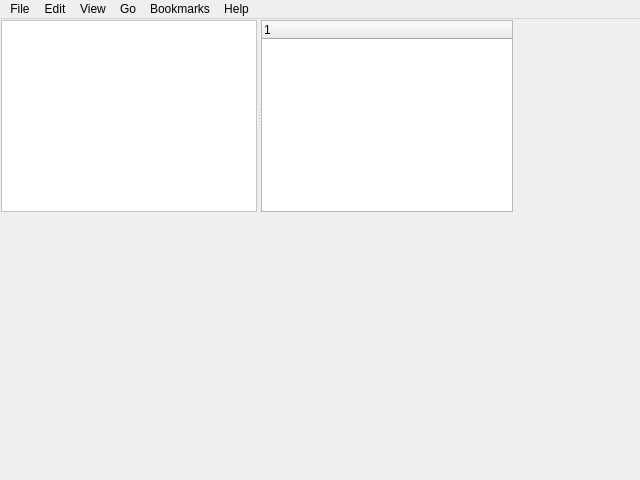
<?xml version="1.0" encoding="UTF-8"?>
<ui version="4.0">
 <class>SPMQMainWindow</class>
 <widget class="QMainWindow" name="SPMQMainWindow">
  <property name="geometry">
   <rect>
    <x>0</x>
    <y>0</y>
    <width>640</width>
    <height>480</height>
   </rect>
  </property>
  <property name="windowTitle">
   <string>RLC Cut Out Gui</string>
  </property>
  <widget class="QWidget" name="centralwidget">
   <widget class="QSplitter" name="splitter">
    <property name="geometry">
     <rect>
      <x>1</x>
      <y>1</y>
      <width>512</width>
      <height>192</height>
     </rect>
    </property>
    <property name="sizePolicy">
     <sizepolicy hsizetype="Expanding" vsizetype="Expanding">
      <horstretch>0</horstretch>
      <verstretch>0</verstretch>
     </sizepolicy>
    </property>
    <property name="orientation">
     <enum>Qt::Orientation::Horizontal</enum>
    </property>
    <widget class="QPlainTextEdit" name="plainTextEditViewCurrentFile">
     <property name="sizePolicy">
      <sizepolicy hsizetype="Minimum" vsizetype="Expanding">
       <horstretch>0</horstretch>
       <verstretch>0</verstretch>
      </sizepolicy>
     </property>
     <property name="styleSheet">
      <string notr="true">QPlainTextEdit {
    background-color: white;
}
QPlainTextEdit QScrollBar {
    background: none;
}
        </string>
     </property>
     <property name="lineWrapMode">
      <enum>QPlainTextEdit::LineWrapMode::NoWrap</enum>
     </property>
    </widget>
    <widget class="QTreeWidget" name="treeWidgetFileList">
     <column>
      <property name="text">
       <string notr="true">1</string>
      </property>
     </column>
    </widget>
   </widget>
  </widget>
  <widget class="QMenuBar" name="menubar">
   <property name="geometry">
    <rect>
     <x>0</x>
     <y>0</y>
     <width>640</width>
     <height>21</height>
    </rect>
   </property>
   <widget class="QMenu" name="menuFile">
    <property name="title">
     <string>File</string>
    </property>
    <addaction name="actionNew_Tab"/>
    <addaction name="actionNew_Window"/>
    <addaction name="actionCreate_New_Folder"/>
    <addaction name="actionCreate_New_Document"/>
    <addaction name="separator"/>
    <addaction name="actionConnect_to_Server"/>
    <addaction name="separator"/>
    <addaction name="actionProperties"/>
    <addaction name="separator"/>
    <addaction name="actionClose_All_Windows"/>
    <addaction name="actionClose"/>
   </widget>
   <widget class="QMenu" name="menuEdit">
    <property name="title">
     <string>Edit</string>
    </property>
    <addaction name="actionUndo"/>
    <addaction name="actionRedo"/>
    <addaction name="separator"/>
    <addaction name="actionCut"/>
    <addaction name="actionCopy"/>
    <addaction name="actionPaste"/>
    <addaction name="separator"/>
    <addaction name="actionSelect_All"/>
    <addaction name="actionSelect_Items_Matching"/>
    <addaction name="actionInvert_Selection"/>
    <addaction name="separator"/>
    <addaction name="actionDuplicate"/>
    <addaction name="actionMake_Links"/>
    <addaction name="actionRename"/>
    <addaction name="actionCopy_to"/>
    <addaction name="separator"/>
    <addaction name="actionMove_to_Trash"/>
    <addaction name="separator"/>
    <addaction name="actionPreferences"/>
   </widget>
   <widget class="QMenu" name="menuView">
    <property name="title">
     <string>View</string>
    </property>
    <addaction name="actionStop"/>
    <addaction name="actionReload"/>
    <addaction name="separator"/>
    <addaction name="actionSidebar"/>
    <addaction name="actionMain_Toolbar"/>
    <addaction name="actionStatusbar"/>
    <addaction name="actionExtra_Pane"/>
    <addaction name="separator"/>
    <addaction name="actionReset_View_to_Defaults"/>
    <addaction name="actionShow_Hidden_Files"/>
    <addaction name="separator"/>
    <addaction name="actionArrange_Items"/>
    <addaction name="actionOrganize_by_Name"/>
    <addaction name="separator"/>
    <addaction name="actionZoom_In"/>
    <addaction name="actionZoom_Out"/>
    <addaction name="actionNormal_Size"/>
    <addaction name="separator"/>
    <addaction name="actionIcons"/>
    <addaction name="actionList"/>
    <addaction name="actionCompact"/>
   </widget>
   <widget class="QMenu" name="menuGo">
    <property name="title">
     <string>Go</string>
    </property>
    <addaction name="actionOpen_Parent"/>
    <addaction name="actionBack"/>
    <addaction name="actionForward"/>
    <addaction name="actionSame_Location_as_Other_Pane"/>
    <addaction name="separator"/>
    <addaction name="actionHome"/>
    <addaction name="actionComputer"/>
    <addaction name="actionTemplates"/>
    <addaction name="actionTrash"/>
    <addaction name="actionNetwork"/>
    <addaction name="actionLocation"/>
    <addaction name="actionSearch_for_Files"/>
   </widget>
   <widget class="QMenu" name="menuBookmarks">
    <property name="title">
     <string>Bookmarks</string>
    </property>
    <addaction name="actionAdd_Bookmark"/>
    <addaction name="actionEdit_Bookmarks"/>
    <addaction name="separator"/>
   </widget>
   <widget class="QMenu" name="menuHelp">
    <property name="title">
     <string>Help</string>
    </property>
    <addaction name="actionAll_Topics"/>
    <addaction name="actionSearch_for_Files_2"/>
    <addaction name="actionSort_files_and_folders"/>
    <addaction name="actionFind_a_lost_file"/>
    <addaction name="actionShare_and_transfer_files"/>
    <addaction name="separator"/>
    <addaction name="actionAbout"/>
   </widget>
   <addaction name="menuFile"/>
   <addaction name="menuEdit"/>
   <addaction name="menuView"/>
   <addaction name="menuGo"/>
   <addaction name="menuBookmarks"/>
   <addaction name="menuHelp"/>
  </widget>
  <action name="actionNew_Tab">
   <property name="text">
    <string>New Tab</string>
   </property>
  </action>
  <action name="actionNew_Window">
   <property name="text">
    <string>New Window</string>
   </property>
  </action>
  <action name="actionCreate_New_Folder">
   <property name="text">
    <string>Create New Folder</string>
   </property>
  </action>
  <action name="actionCreate_New_Document">
   <property name="text">
    <string>Create New Document</string>
   </property>
  </action>
  <action name="actionConnect_to_Server">
   <property name="text">
    <string>Connect to Server...</string>
   </property>
  </action>
  <action name="actionProperties">
   <property name="text">
    <string>Properties</string>
   </property>
  </action>
  <action name="actionClose_All_Windows">
   <property name="text">
    <string>Close All Windows</string>
   </property>
  </action>
  <action name="actionClose">
   <property name="text">
    <string>Close</string>
   </property>
  </action>
  <action name="actionUndo">
   <property name="text">
    <string>Undo</string>
   </property>
  </action>
  <action name="actionRedo">
   <property name="text">
    <string>Redo</string>
   </property>
  </action>
  <action name="actionCut">
   <property name="text">
    <string>Cut</string>
   </property>
  </action>
  <action name="actionCopy">
   <property name="text">
    <string>Copy</string>
   </property>
  </action>
  <action name="actionPaste">
   <property name="text">
    <string>Paste</string>
   </property>
  </action>
  <action name="actionSelect_All">
   <property name="text">
    <string>Select All</string>
   </property>
  </action>
  <action name="actionSelect_Items_Matching">
   <property name="text">
    <string>Select Items Matching...</string>
   </property>
  </action>
  <action name="actionInvert_Selection">
   <property name="text">
    <string>Invert Selection</string>
   </property>
  </action>
  <action name="actionDuplicate">
   <property name="text">
    <string>Duplicate</string>
   </property>
  </action>
  <action name="actionMake_Links">
   <property name="text">
    <string>Make Links</string>
   </property>
  </action>
  <action name="actionRename">
   <property name="text">
    <string>Rename...</string>
   </property>
  </action>
  <action name="actionCopy_to">
   <property name="text">
    <string>Copy to</string>
   </property>
  </action>
  <action name="actionMove_to_Trash">
   <property name="text">
    <string>Move to Trash</string>
   </property>
  </action>
  <action name="actionPreferences">
   <property name="text">
    <string>Preferences</string>
   </property>
  </action>
  <action name="actionStop">
   <property name="text">
    <string>Stop</string>
   </property>
  </action>
  <action name="actionReload">
   <property name="text">
    <string>Reload</string>
   </property>
  </action>
  <action name="actionSidebar">
   <property name="checkable">
    <bool>true</bool>
   </property>
   <property name="text">
    <string>Sidebar</string>
   </property>
  </action>
  <action name="actionMain_Toolbar">
   <property name="checkable">
    <bool>true</bool>
   </property>
   <property name="text">
    <string>Main Toolbar</string>
   </property>
  </action>
  <action name="actionStatusbar">
   <property name="checkable">
    <bool>true</bool>
   </property>
   <property name="text">
    <string>Statusbar</string>
   </property>
  </action>
  <action name="actionExtra_Pane">
   <property name="text">
    <string>Extra Pane</string>
   </property>
  </action>
  <action name="actionReset_View_to_Defaults">
   <property name="text">
    <string>Reset View to Defaults</string>
   </property>
  </action>
  <action name="actionShow_Hidden_Files">
   <property name="text">
    <string>Show Hidden Files</string>
   </property>
  </action>
  <action name="actionArrange_Items">
   <property name="text">
    <string>Arrange Items</string>
   </property>
  </action>
  <action name="actionOrganize_by_Name">
   <property name="text">
    <string>Organize by Name</string>
   </property>
  </action>
  <action name="actionZoom_In">
   <property name="text">
    <string>Zoom In</string>
   </property>
  </action>
  <action name="actionZoom_Out">
   <property name="text">
    <string>Zoom Out</string>
   </property>
  </action>
  <action name="actionNormal_Size">
   <property name="text">
    <string>Normal Size</string>
   </property>
  </action>
  <action name="actionIcons">
   <property name="text">
    <string>Icons</string>
   </property>
  </action>
  <action name="actionList">
   <property name="text">
    <string>List</string>
   </property>
  </action>
  <action name="actionCompact">
   <property name="text">
    <string>Compact</string>
   </property>
  </action>
  <action name="actionOpen_Parent">
   <property name="text">
    <string>Open Parent</string>
   </property>
  </action>
  <action name="actionBack">
   <property name="text">
    <string>Back</string>
   </property>
  </action>
  <action name="actionForward">
   <property name="text">
    <string>Forward</string>
   </property>
  </action>
  <action name="actionSame_Location_as_Other_Pane">
   <property name="text">
    <string>Same Location as Other Pane</string>
   </property>
  </action>
  <action name="actionHome">
   <property name="text">
    <string>Home</string>
   </property>
  </action>
  <action name="actionComputer">
   <property name="text">
    <string>Computer</string>
   </property>
  </action>
  <action name="actionTemplates">
   <property name="text">
    <string>Templates</string>
   </property>
  </action>
  <action name="actionTrash">
   <property name="text">
    <string>Trash</string>
   </property>
  </action>
  <action name="actionNetwork">
   <property name="text">
    <string>Network</string>
   </property>
  </action>
  <action name="actionLocation">
   <property name="text">
    <string>Location...</string>
   </property>
  </action>
  <action name="actionSearch_for_Files">
   <property name="text">
    <string>Search for Files...</string>
   </property>
  </action>
  <action name="actionAdd_Bookmark">
   <property name="text">
    <string>Add Bookmark</string>
   </property>
  </action>
  <action name="actionEdit_Bookmarks">
   <property name="text">
    <string>Edit Bookmarks...</string>
   </property>
  </action>
  <action name="actionAll_Topics">
   <property name="text">
    <string>All Topics</string>
   </property>
  </action>
  <action name="actionSearch_for_Files_2">
   <property name="text">
    <string>Search for Files</string>
   </property>
  </action>
  <action name="actionSort_files_and_folders">
   <property name="text">
    <string>Sort files and folders</string>
   </property>
  </action>
  <action name="actionFind_a_lost_file">
   <property name="text">
    <string>Find a lost file</string>
   </property>
  </action>
  <action name="actionShare_and_transfer_files">
   <property name="text">
    <string>Share and transfer files</string>
   </property>
  </action>
  <action name="actionAbout">
   <property name="text">
    <string>About</string>
   </property>
  </action>
 </widget>
 <resources/>
 <connections/>
</ui>
